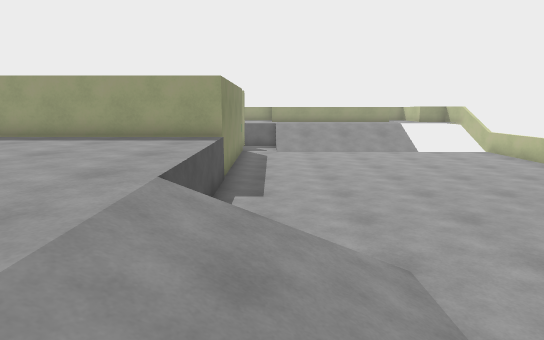
View 1 (above)

24 first-person views from a walk through a 3-D level made in the Unity game engine. The camera is 1.4 m above the floor, tilts 10° down and sees 75° across. The floor is counted in squares, 1 m on a side. Each view is taken from the middle of a square. On the plan, view 1 faces up. The plan holds only what a view shows up to about 15 squares ahead; the rest is blank.

View 2
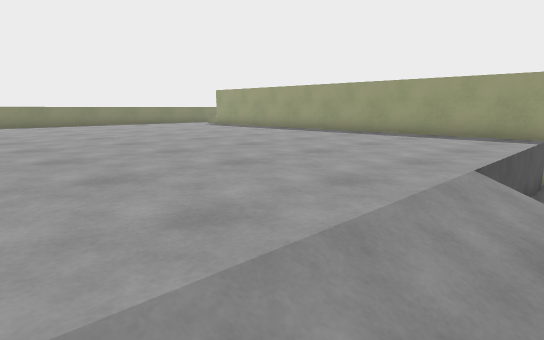

View 3
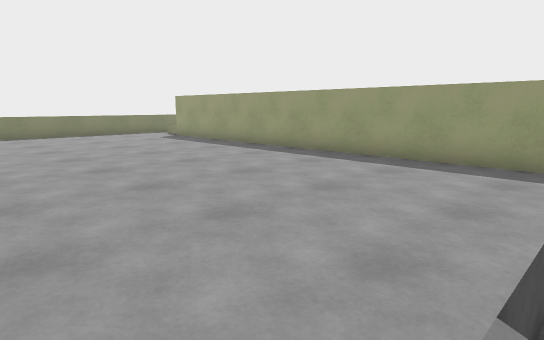

View 4
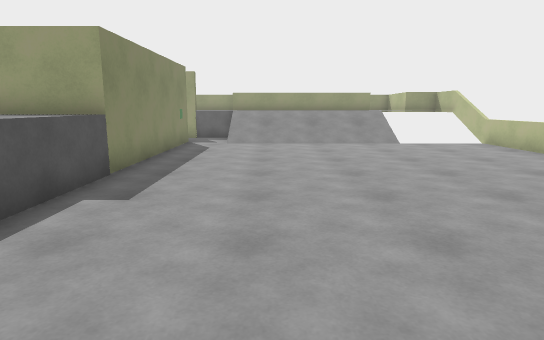

View 5
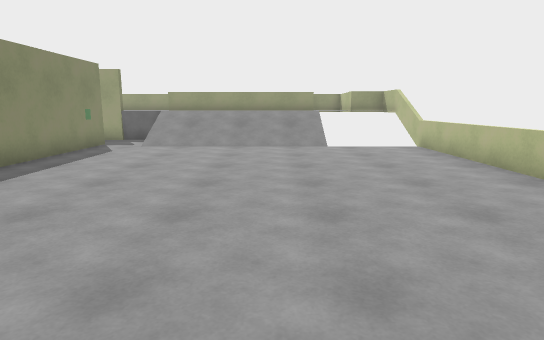

View 6
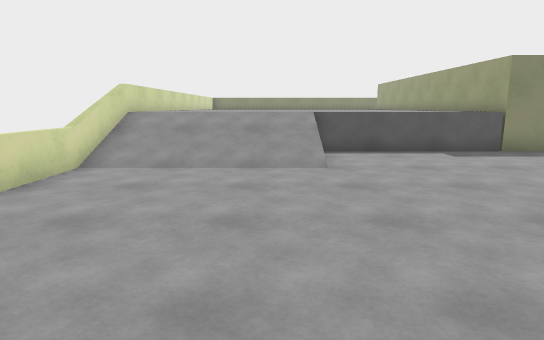

View 7
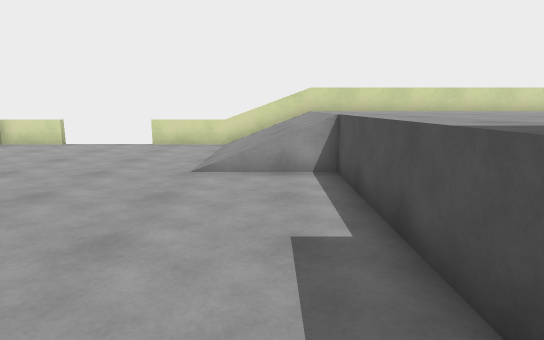

View 8
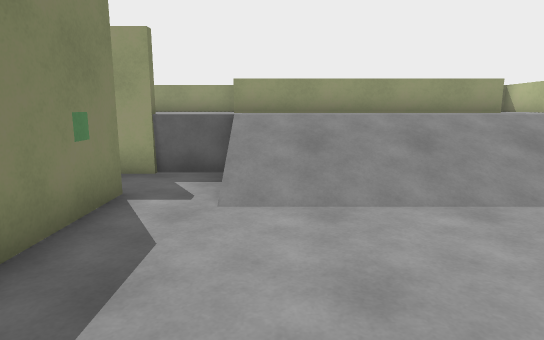

View 9
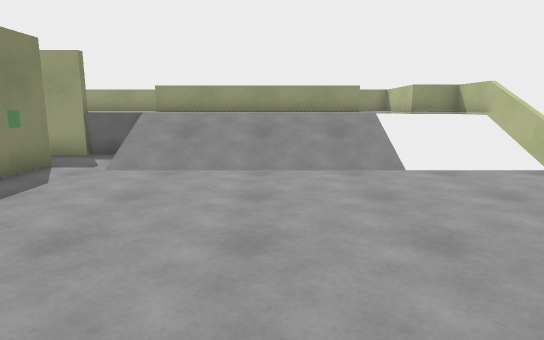

View 10
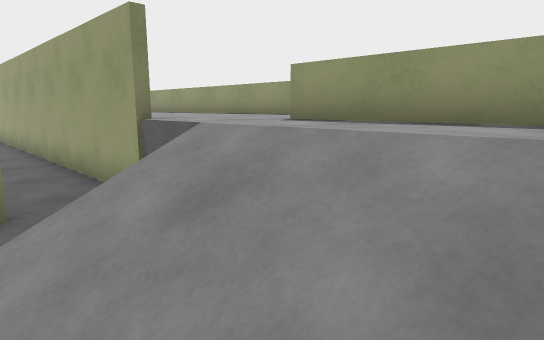

View 11
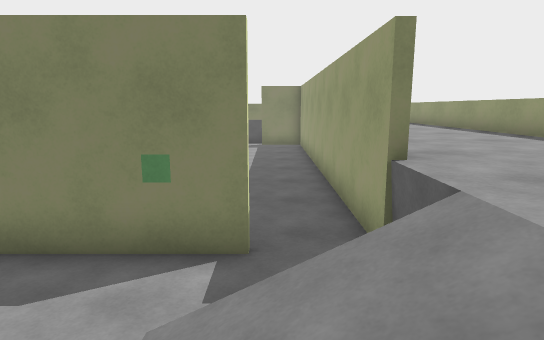

View 12
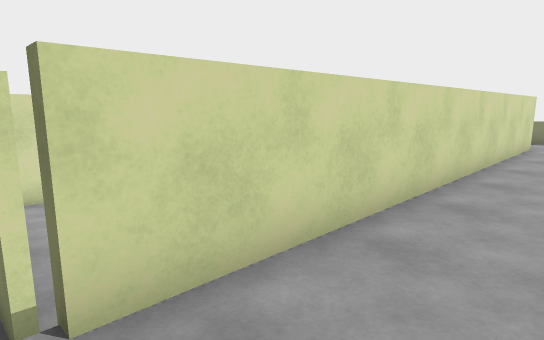

View 13
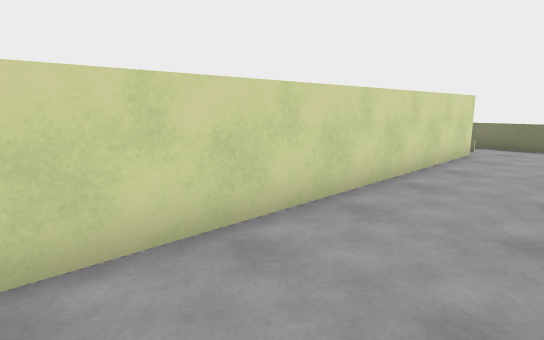

View 14
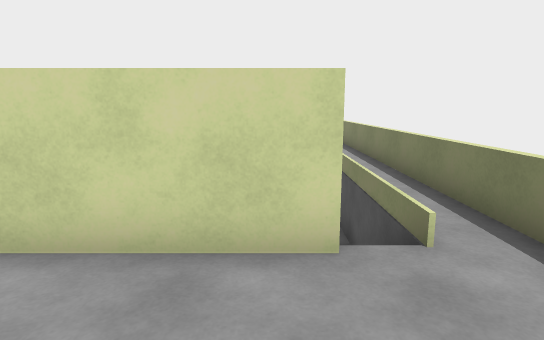

View 15
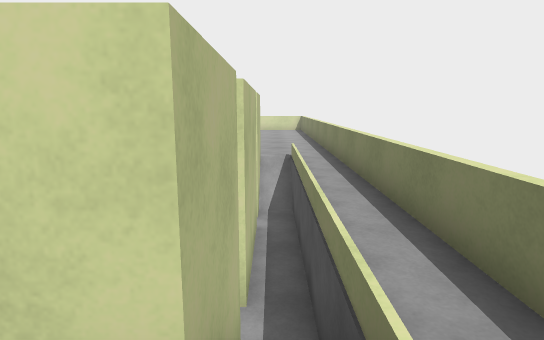

View 16
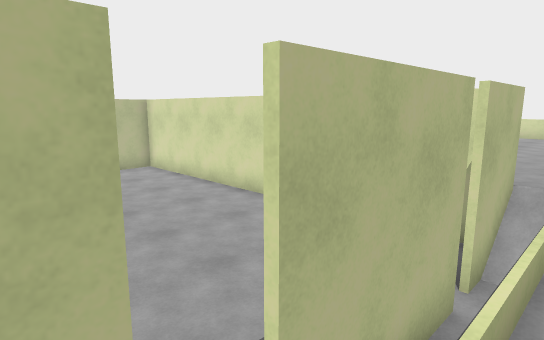

View 17
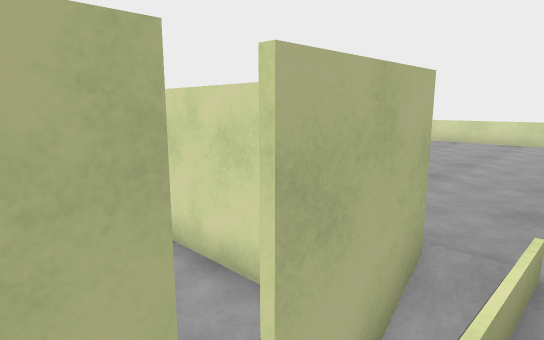

View 18
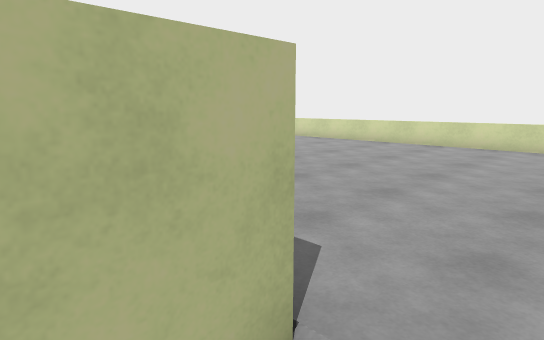

View 19
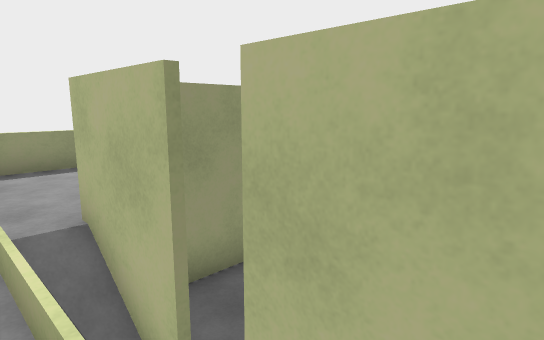

View 20
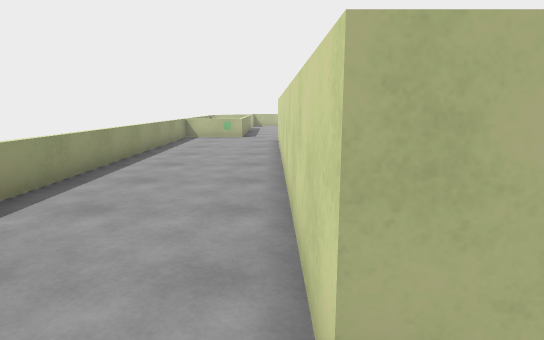

View 21
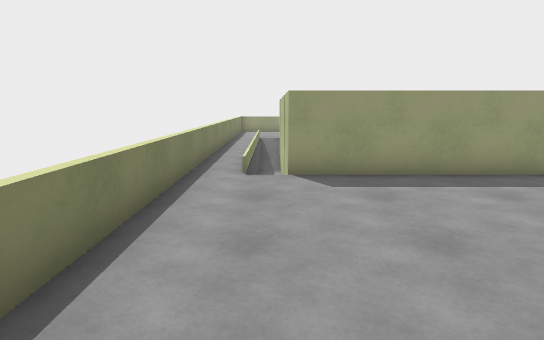

View 22
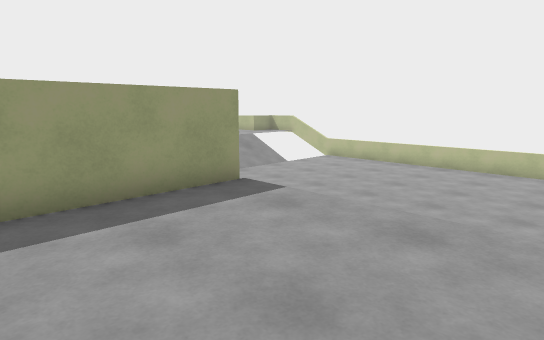

View 23
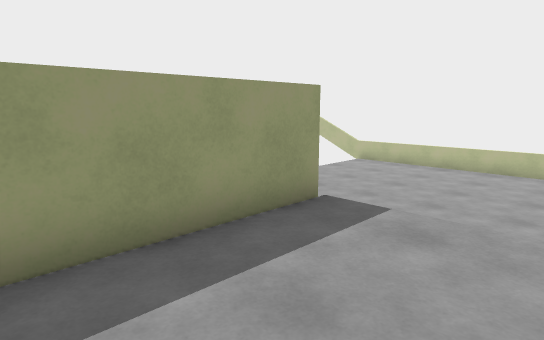

View 24
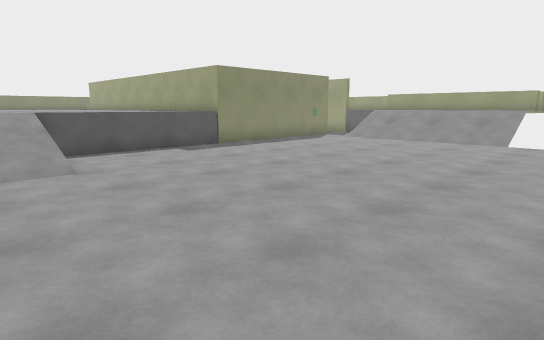

### Floor plan
Key: @ floor where view 1 was taken; # wall or solid block; x gap in a wall; . main floor; - floor 1.25 m lower than the main floor; / step, stairs or slope; = window, fence, low wall or low ledge.
Columns run from 18 left of view 1 to 11 right of it. Each row starts with its distance up from view 1.
 24   === ============#       =#
 23   ................        .=
 22   ................========.=#
 21 =.................========   #
 20 =............................#
 19 =.################///////   =#
 18 =.#             ##///////
 17 =.#              #///////   ##
 16 =.#              #-----------#
 15 =.#              #-----------#
 14 =.#              #-----------#
 13 =.#              #-----------#
 12 =.#             ##-----------#
 11 =.##           ###-----------#
 10 =.###############=-----------#
  9 =................------------#
  8 =................------------#
  7 =................------------#
  6 =................------------
  5 =................------------
  4 =................///---------
  3 =................///---------
  2 =................///------- -
  1 =................///--------
  0    ............../@/--------
 -1    ..............///---------
 -2    ====================   x==

Positions as (right, up) in squares from view 1, and headings:
1: (0, 0), facing up
2: (0, -1), facing up-left
3: (-1, 2), facing up-left
4: (2, 3), facing up
5: (5, 4), facing up
6: (10, 3), facing left
7: (0, 12), facing down
8: (1, 12), facing up
9: (4, 9), facing up
10: (4, 17), facing up-left
11: (3, 18), facing left
12: (-1, 22), facing down-left
13: (-4, 23), facing down-left
14: (-15, 23), facing down
15: (-16, 21), facing down
16: (-17, 18), facing down-right
17: (-17, 14), facing down-right
18: (-17, 12), facing down-right
19: (-17, 15), facing up-right
20: (-17, 20), facing right
21: (-16, 3), facing up
22: (-6, 5), facing up-right
23: (-6, 7), facing up-right
24: (10, 2), facing up-left
